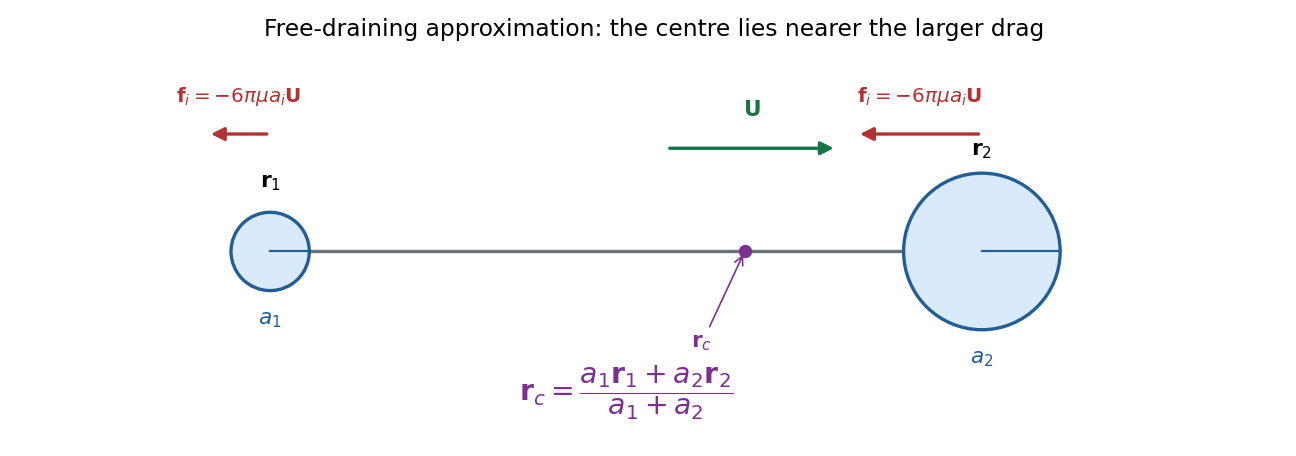

This chart was generated by the following Python code:
"""Draw the original free-draining dumbbell geometry; output PNG in cwd.

Tested with Python 3.14, numpy 2.3.5 and matplotlib 3.10.7.
See the repository pyproject.toml. No examination artwork is reproduced.
"""
from pathlib import Path

import matplotlib
matplotlib.use('Agg')
import matplotlib.pyplot as plt
from matplotlib.patches import Circle

plt.rcParams.update({'font.family': 'DejaVu Sans', 'font.size': 13})
a1, a2, separation = 0.55, 1.1, 10.0
centre = a2 * separation / (a1 + a2)
fig, ax = plt.subplots(figsize=(10.8, 3.8), dpi=120, facecolor='white')
ax.set_facecolor('white')
ax.plot([a1, separation - a2], [0, 0], color='#69727a', lw=2, zorder=1)
for x, a, label in [(0, a1, '$a_1$'), (separation, a2, '$a_2$')]:
    ax.add_patch(Circle((x, 0), a, facecolor='#d8eafb', edgecolor='#225d95', lw=2, zorder=2))
    ax.plot([x, x + a], [0, 0], color='#225d95', lw=1.3, zorder=3)
    ax.text(x, -a - 0.48, label, ha='center', color='#225d95')
    ax.annotate('', xy=(x - 1.6 * a, 1.65), xytext=(x, 1.65),
                arrowprops={'arrowstyle': '-|>', 'color': '#b33332', 'lw': 2, 'mutation_scale': 16})
    ax.text(x - 0.8 * a, 2.1, r'$\mathbf{f}_i=-6\pi\mu a_i\mathbf{U}$', ha='center', color='#b33332', fontsize=12)
ax.plot(centre, 0, 'o', color='#7d318f', ms=7, zorder=4)
ax.annotate(r'$\mathbf{r}_c$', xy=(centre, 0), xytext=(centre - 0.6, -1.35),
            color='#7d318f', ha='center', arrowprops={'arrowstyle': '->', 'color': '#7d318f'})
ax.annotate('', xy=(centre + 1.3, 1.45), xytext=(centre - 1.1, 1.45),
            arrowprops={'arrowstyle': '-|>', 'color': '#187443', 'lw': 2, 'mutation_scale': 16})
ax.text(centre + 0.1, 1.9, r'$\mathbf{U}$', color='#187443', ha='center')
ax.text(0, 0.9, r'$\mathbf{r}_1$', ha='center')
ax.text(separation, 1.35, r'$\mathbf{r}_2$', ha='center')
ax.text(5, -2.1, r'$\mathbf{r}_c=\dfrac{a_1\mathbf{r}_1+a_2\mathbf{r}_2}{a_1+a_2}$',
        ha='center', color='#7d318f', fontsize=17)
ax.set_title('Free-draining approximation: the centre lies nearer the larger drag', pad=14, fontsize=14)
ax.set(xlim=(-2, 12.8), ylim=(-2.65, 2.7))
ax.set_aspect('equal', adjustable='box')
ax.axis('off')
fig.subplots_adjust(left=0.025, right=0.985, bottom=0.035, top=0.87)
fig.savefig(Path.cwd() / Path(__file__).with_suffix('.png').name, facecolor='white', transparent=False)
plt.close(fig)
